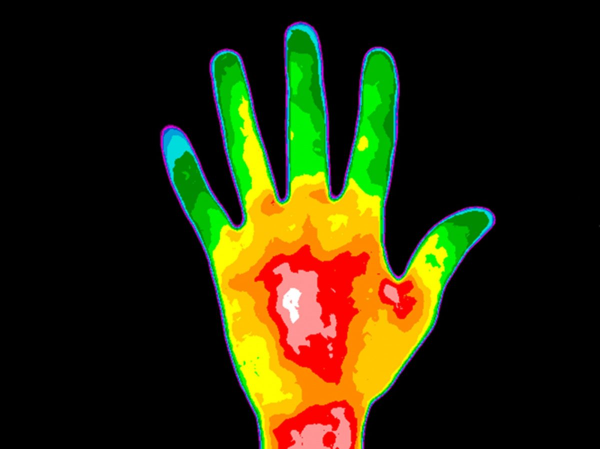
%> input picture 1.jpeg, 1200 x 898 px (shown at 1/2 size)
$ octave greyscale-image.m   (GNU Octave 9; MATLAB toolbox functions it lacks are replaced by stand-ins)
%> lines starting %> are read from the running program, lines starting %| are printed output that depends on the picture
img=imread('G:\Matlab\1.jpeg');
%> img is the input picture: size 898x1200x3 uint8; mean R, G, B 43, 41.1, 9
[row,col,color]=size(img);
%> row = 898; col = 1200; color = 3
figure()
imshow(img)
title('original image')
[b]=imresize(img,[1024 1024])
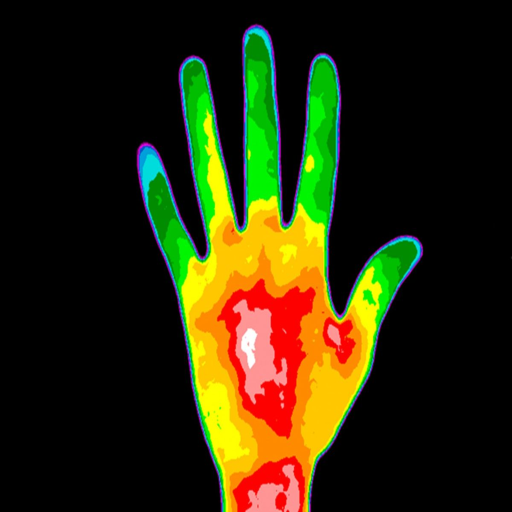
%> b: size 1024x1024x3 uint8 (shown at 1/2 size); mean R, G, B 43, 41.1, 9
[b1]=rgb2gray(b);
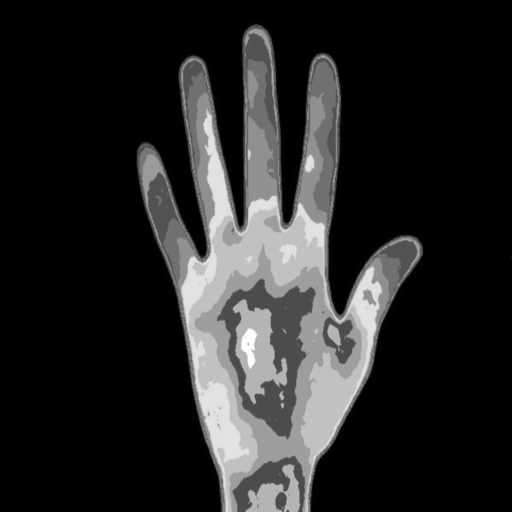
%> b1: size 1024x1024 uint8 (shown at 1/2 size); min 0, max 255, mean 38
figure();
subplot(3,4,1);
imshow(b)
title('Resized image');
subplot(3,4,2);
imshow(b1)
title('Grayscale image');

$ run again, with 2.jpeg copied over 1.jpeg
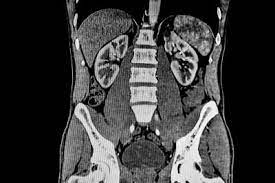
%> input picture 2.jpeg, 275 x 183 px
%> img is the input picture: size 183x275x3 uint8; min 0, max 255, mean 58.8
%> `[b]=imresize(img,[1024 1024])`:
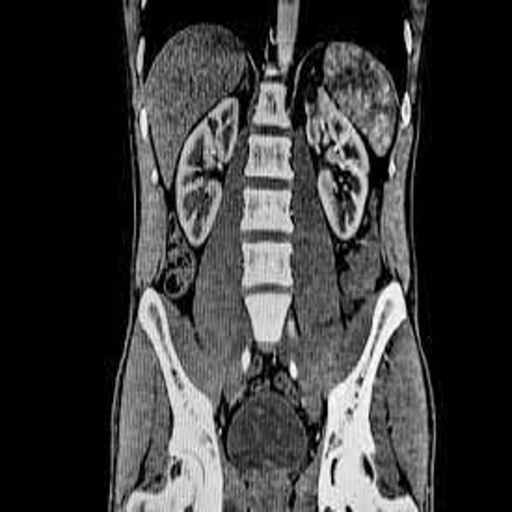
%> b: size 1024x1024x3 uint8 (shown at 1/2 size); min 0, max 255, mean 58.9
